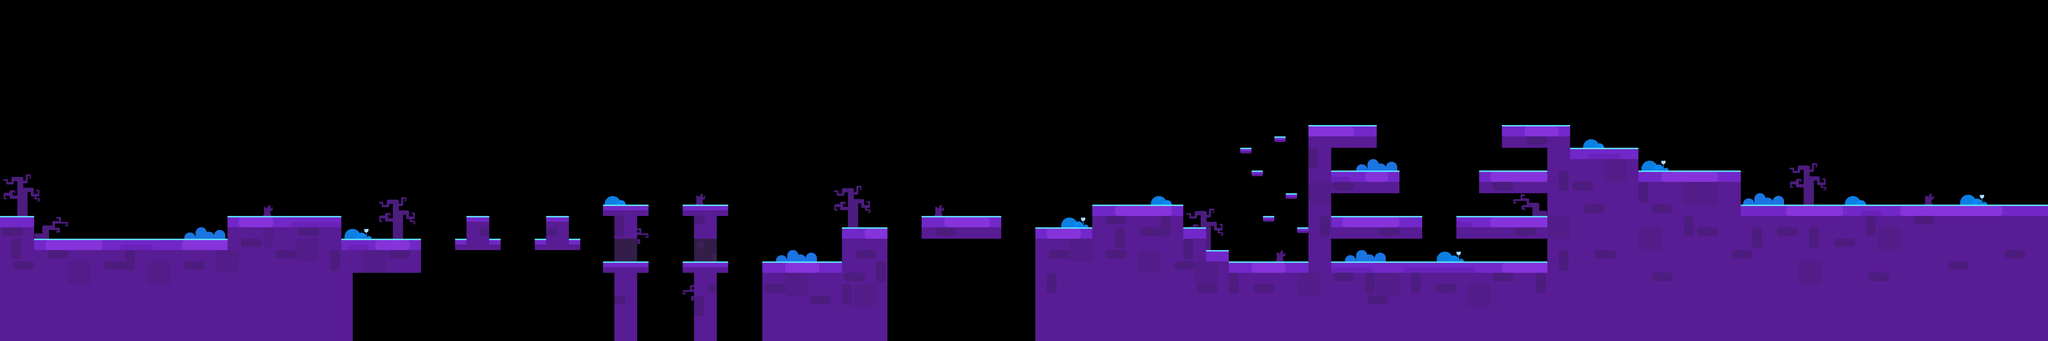

A 2D game scene composited from a Tiled map and its tileset images. What follows is a short description and the map's XML, with each tile layer's data collapsed to a summary:
An orthogonal 180x30 tile map with 80x80 px tiles, 6 tile layers (zhuangshi02, dixing, dimian, dixingzhuangshi, ...).

<map version="1.0" orientation="orthogonal" renderorder="right-down" width="180" height="30" tilewidth="80" tileheight="80">
 <tileset firstgid="1" name="bj_3_1" tilewidth="80" tileheight="80">
  <image source="bj_3_1.png" width="1120" height="640" />
 </tileset>
 <layer name="zhuangshi02" width="180" height="30">
  <data>[5400 cells, 109 non-empty, 23 distinct tile ids]</data>
 </layer>
 <layer name="dixing" width="180" height="30">
  <data>[5400 cells, 1577 non-empty, 3 distinct tile ids]</data>
 </layer>
 <layer name="dimian" width="180" height="30">
  <data>[5400 cells, 204 non-empty, 2 distinct tile ids]</data>
 </layer>
 <layer name="dixingzhuangshi" width="180" height="30">
  <data>[5400 cells, 225 non-empty, 12 distinct tile ids]</data>
 </layer>
 <layer name="dimianzhuangshi" width="180" height="30">
  <data>[5400 cells, 116 non-empty, 5 distinct tile ids]</data>
 </layer>
 <layer name="zhuangshi01" width="180" height="30">
  <data>[5400 cells, 43 non-empty, 9 distinct tile ids]</data>
 </layer>
</map>
